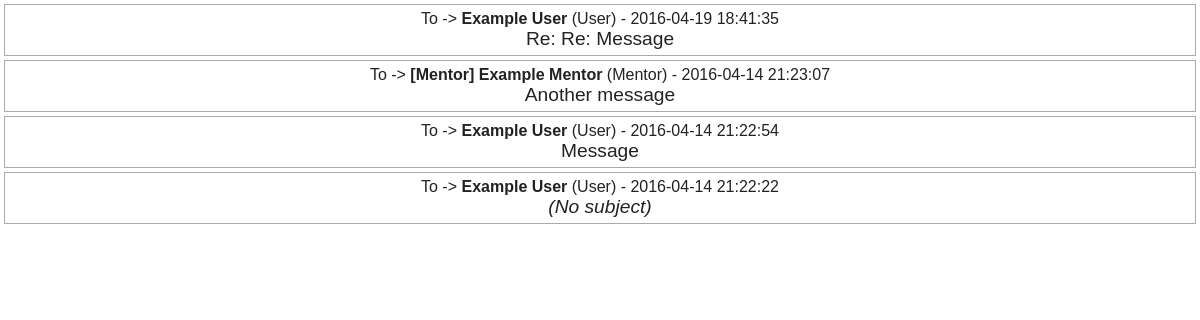
/view-sent.php (signed in), run on the app's committed database.
### tables this page shows
CREATE TABLE IF NOT EXISTS `empuk_email` (
  `emailID` int(16) NOT NULL AUTO_INCREMENT,
  `time` timestamp NOT NULL DEFAULT CURRENT_TIMESTAMP,
  `subject` varchar(255) NOT NULL,
  `content` varchar(32767) NOT NULL,
  `draft` tinyint(1) NOT NULL,
  `flag` tinyint(1) NOT NULL,
  `tag` tinyint(1) NOT NULL,
  `markread` tinyint(1) NOT NULL,
  `sender` int(16) NOT NULL,
  `receiver` int(16) NOT NULL,
  PRIMARY KEY (`emailID`)
);

CREATE TABLE IF NOT EXISTS `empuk_users` (
  `id` int(16) NOT NULL AUTO_INCREMENT,
  `username` varchar(30) NOT NULL,
  `password` varchar(127) NOT NULL,
  `forename` varchar(20) NOT NULL,
  `surname` varchar(20) NOT NULL,
  `email` varchar(60) NOT NULL,
  `question` int(1) NOT NULL,
  `answer` varchar(127) NOT NULL,
  `role` varchar(10) NOT NULL,
  `paired` tinyint(1) NOT NULL,
  `online` tinyint(1) NOT NULL,
  `last_active` datetime NOT NULL,
  `attempts` int(1) NOT NULL,
  `time_locked` datetime NOT NULL,
  PRIMARY KEY (`id`)
);

### view-sent.php (the view, shortened to what this page needs)
<link type="text/css" rel="stylesheet" href="style.css" />
<?php
require 'db.php';
if(isset($_SESSION['name'])){
	if ($conn->connect_error)
		die("Could not connect to the server." . $conn->connect_error);
	else {
		$sql = "SELECT emailid, time, subject, sender, receiver
		FROM empuk_email
		WHERE sender = '" . $_SESSION['id'] . "'
		AND draft = FALSE
		ORDER BY time DESC";
		$result = $conn->query($sql);
		if ($result->num_rows == 0) {
			echo "<i>You have not sent any messages.</i>";
		}
		else {
			while($row = $result->fetch_assoc()) {
				$user = $row['receiver'];
				$time = $row['time'];
				$eid = $row['emailid'];
				if ($row['subject'] == NULL) {
					$subject = "<i>(No subject)</i>";
				}
				else {
					$subject = $row['subject'];
				}
				$sqlsub = "SELECT forename, surname, username, role FROM empuk_users WHERE id = '" . $user . "'";
				$resultsub = $conn->query($sqlsub);
				$rowsub = $resultsub->fetch_assoc();
				echo "<div class=msgln id=" . $eid . ">";
				echo "<div>To -> <b>";
				if ($rowsub["role"] == "Admin")
					echo "[Admin] ";
				else if ($rowsub["role"] == "Mentor")
					echo "[Mentor] ";
				echo $rowsub['forename'] . " " . $rowsub['surname'] . "</b> (" . $rowsub['username'] . ") - " . $time . "</div>
				<div style='font-size:120%'>" . $subject . "</div></div>";
			}
		}
	}
}
else {
	header("Location: index.php");
}
?>

### style.css (style rules this page uses)
.msgln, .msgln-u, .contacts { border:1px solid #AAA; margin:4px; padding:5px; }

### data on the page
empuk_email: empuk_users.forename "Example", empuk_users.surname "User", empuk_users.username "User", time "2016-04-19 18:41:35", subject "Re: Re: Message"
empuk_email: shows "[Mentor]", empuk_users.forename "Example", empuk_users.surname "Mentor", empuk_users.username "Mentor", time "2016-04-14 21:23:07", subject "Another message"
empuk_email: empuk_users.forename "Example", empuk_users.surname "User", empuk_users.username "User", time "2016-04-14 21:22:54", subject "Message"
empuk_email: empuk_users.forename "Example", empuk_users.surname "User", empuk_users.username "User", time "2016-04-14 21:22:22", subject "(No subject)"
